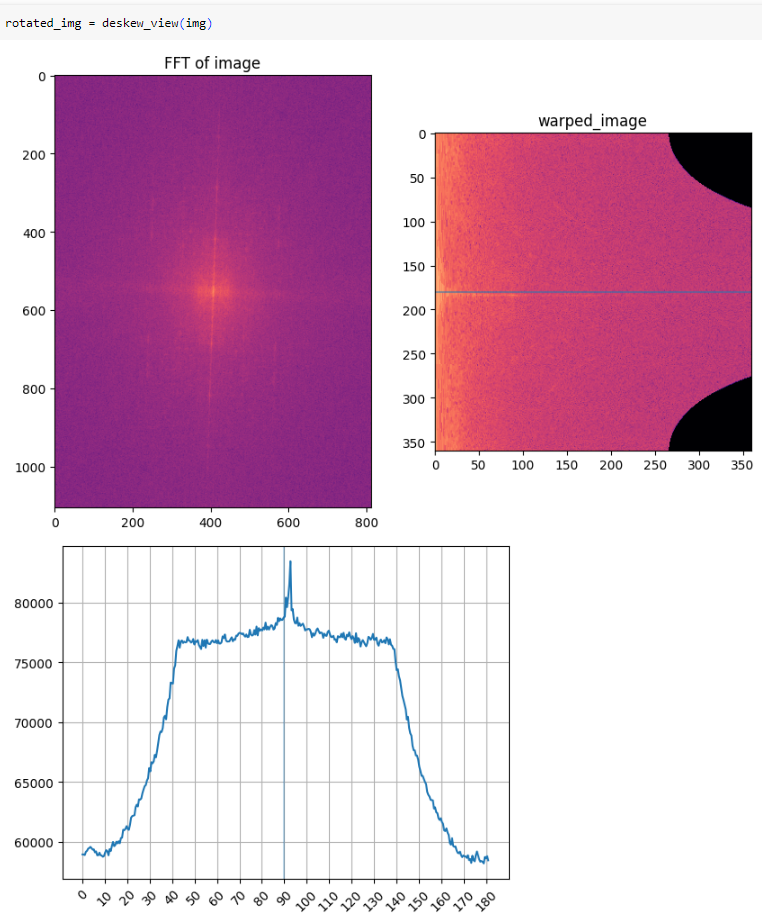
#> input picture deskewer.png, 762 x 914 px
$ python -i deskewer.py   (imports and definitions only)
#> lines starting #> are read from the running program, lines starting #| are printed output that depends on the picture; after the words box and inside, x2 and y2 are one past the last pixel; in counts of white or black regions, pixels touching at a corner belong together
#> further down, picture is the input picture: shape (914, 762, 3); mean B, G, R 203.3, 180.7, 218.7
import cv2 as cv
import numpy as np
import matplotlib.pyplot as plt
from skimage.transform import warp_polar

def rotate_image(image, angle):
  ''' поворот изображение без отсечения '''
  h, w = image.shape[:2]
  # left = int((np.sqrt(h ** 2 + w ** 2) - w) / 2)
  # image = cv.copyMakeBorder(image, left, left, left, left, cv.BORDER_CONSTANT, None, (0,0,0))

  image_center = tuple(np.array(image.shape[1::-1]) / 2)
  rot_mat = cv.getRotationMatrix2D(image_center, angle, 1.0)

  cos = np.abs(rot_mat[0, 0])
  sin = np.abs(rot_mat[0, 1])
  # compute the new bounding dimensions of the image
  nW = int((h * sin) + (w * cos))
  nH = int((h * cos) + (w * sin))
  # adjust the rotation matrix to take into account translation
  rot_mat[0, 2] += (nW / 2) - image_center[0]
  rot_mat[1, 2] += (nH / 2) - image_center[1]

  result = cv.warpAffine(image, rot_mat, (nW, nH), flags=cv.INTER_LINEAR, borderMode=cv.BORDER_REPLICATE)

  return result


def deskew_view(img, trim = True):
  '''
  text deskewing for OCR using a FFT with visualisation
  :param img: img as openCV np.array
  :param trim: whether to trim fields leaving center of image only
  :return: angle to deskew img
  '''
#> called with trim = True

  ACCURACY = 0.5
  orig = img

  if trim:
    h, w = img.shape[:2]
#> h = 914; w = 762
    delta_h = int(h * 0.3)
#> delta_h = 274
    delta_w = int(w * 0.3)
#> delta_w = 228
    img = img[delta_h: h - delta_h, delta_w: w - delta_w]         # отбрасываю поля

  bw = cv.cvtColor(img, cv.COLOR_BGR2GRAY)
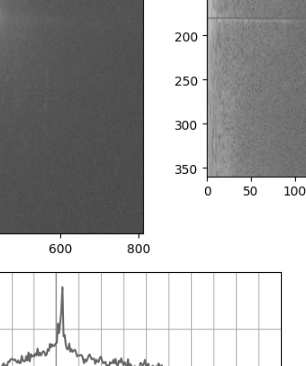
#> bw: shape (366, 306); min 6, max 255, mean 178.3
  binary = cv.threshold(bw, 0, 255, cv.THRESH_BINARY | cv.THRESH_OTSU)[1]
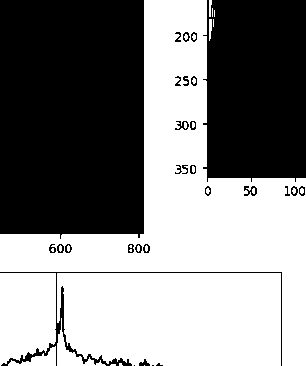
#> binary: shape (366, 306); 52.4% white; 29 black regions (3 under 20 px), largest, box (x1, y1, x2, y2) and area: (0, 0, 144, 239) 33710, (203, 0, 306, 182) 17542, (0, 272, 282, 366) 1203

  dft = cv.dft(np.float32(binary), flags=cv.DFT_COMPLEX_OUTPUT)
  dft_shift = np.fft.fftshift(dft)
  magnitude_spectrum = 20 * np.log(cv.magnitude(dft_shift[:, :, 0], dft_shift[:, :, 1]))
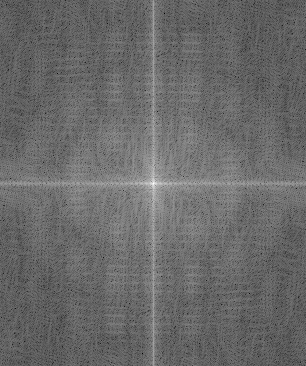
#> magnitude_spectrum: shape (366, 306) float32; min 54.47, max 330.4, mean 169.2; drawn with min black and max white

  shape = magnitude_spectrum.shape
#> shape = (366, 306)
  radius = shape[0] // 2 - 1
#> radius = 182
  warped_image_fs = warp_polar(magnitude_spectrum, radius=radius, output_shape= (360/ACCURACY, 360),
                              scaling = 'linear', order=0) # точность - 0,5 градуса
  warped_image_fs = warped_image_fs[: int(180/ACCURACY), :]  # only use half of FFT
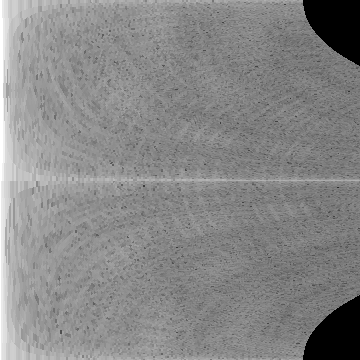
#> warped_image_fs: shape (360, 360) float32; min 0, max 330.4, mean 176.4; drawn with min black and max white

  vals = np.sum(warped_image_fs, axis = 1)
#> vals = 360 values, max 82696.2 at index 180, min 57885.9 at index 331, mean 63495

  sample_angles = np.linspace(0, 181, num = int(180/ACCURACY))

  fig = plt.figure(figsize=(10, 10))
  ax1 = fig.add_subplot(1,2,1)
  ax1.imshow(magnitude_spectrum, cmap='magma')
  ax1.title.set_text('FFT of image')

  ax2 = fig.add_subplot(1,2,2)
  ax2.imshow(warped_image_fs, cmap='magma')
  ax2.title.set_text('warped_image')
  ax2.axhline(180, alpha = 0.5)
  plt.show()

  plt.plot(sample_angles, vals)
  plt.axvline(90, alpha = 0.3)
  plt.xticks(np.arange(0,181,10), rotation=45)
  plt.grid()
  plt.show()
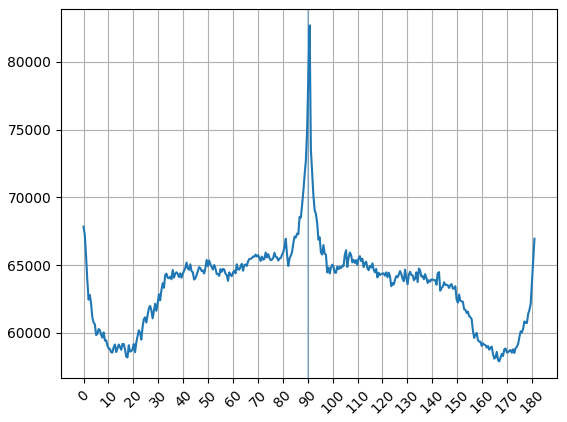
#> figure drawn by matplotlib, 1 panel; curve peaks at x = 90.75, y = 82696.2

  vals = vals[int(45/ACCURACY): int(135/ACCURACY)]                      # выбираем углы от 45 до 135
#> vals = 180 values, max 82696.2 at index 90, min 63434.3 at index 155, mean 65578.1
  rot_angle = 90 - (np.argmax(vals) / int(1/ACCURACY) + 45)
#> rot_angle = 0
  rotated_img = rotate_image(orig, -rot_angle)
#> in rotate_image, `rot_mat = cv.getRotationMatrix2D(image_center, angle, 1.0)`: rot_mat = [[1, 0, 0], [0, 1, 0]]
#> in rotate_image, `cos = np.abs(rot_mat[0, 0])`: cos = 1
#> in rotate_image, `sin = np.abs(rot_mat[0, 1])`: sin = 0
#> in rotate_image, `nW = int((h * sin) + (w * cos))`: nW = 762
#> in rotate_image, `nH = int((h * cos) + (w * sin))`: nH = 914

  print('angle: ', rot_angle)
#| angle:  0.0
  h_dif = rotated_img.shape[0] - img.shape[0]
#> h_dif = 548
  img_big = cv.copyMakeBorder(img, 0, h_dif, 0, 0 , cv.BORDER_CONSTANT, value=(255, 255, 255))
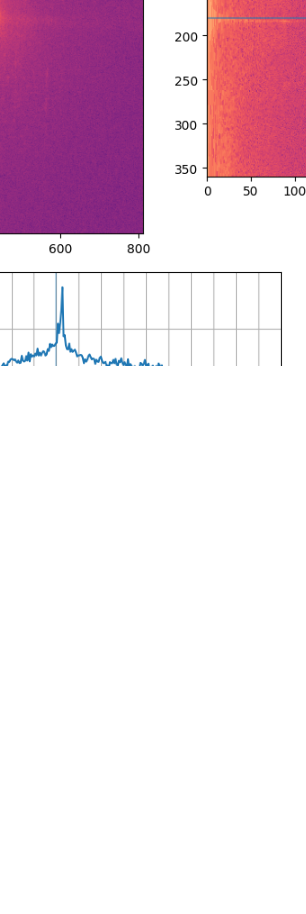
#> img_big: shape (914, 306, 3); mean of channels 0, 1, 2 228.2, 216.7, 237.6; drawn as B, G, R
  img_view = np.hstack((img_big, rotated_img))
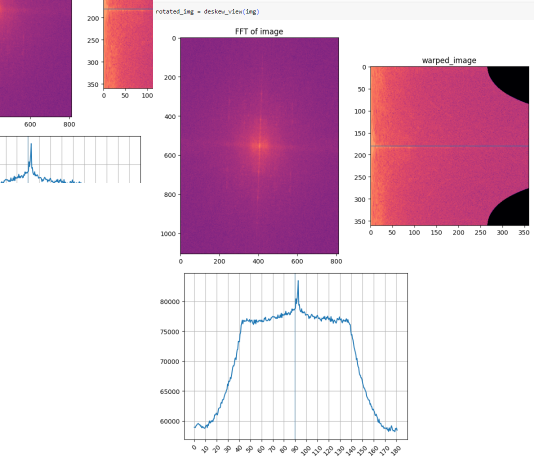
#> img_view: shape (914, 1068, 3) (shown at 1/2 size); mean of channels 0, 1, 2 210.4, 191.1, 224.1; drawn as B, G, R
  img_view = cv.cvtColor(img_view, cv.COLOR_BGR2RGB)
  plt.imshow(img_view)


  return rotated_img, rot_angle


def deskew(img: np.array, trim = True) -> float:
  '''
  text deskewing for OCR using a FFT
  :param img: img as openCV np.array
  :param trim: whether to trim fields leaving center of image only
  :return: angle to deskew img
  '''

  ACCURACY = 0.5

  if trim:
    h, w = img.shape[:2]
    delta_h = int(h * 0.3)
    delta_w = int(w * 0.3)
    img = img[delta_h: h - delta_h, delta_w: w - delta_w]         # отбрасываю поля

  bw = cv.cvtColor(img, cv.COLOR_BGR2GRAY)
  binary = cv.threshold(bw, 0, 255, cv.THRESH_BINARY | cv.THRESH_OTSU)[1]

  dft = cv.dft(np.float32(binary), flags=cv.DFT_COMPLEX_OUTPUT)
  dft_shift = np.fft.fftshift(dft)
  magnitude_spectrum = 20 * np.log(cv.magnitude(dft_shift[:, :, 0], dft_shift[:, :, 1]))

  shape = magnitude_spectrum.shape
  radius = shape[0] // 2 - 1
  warped_image_fs = warp_polar(magnitude_spectrum, radius=radius, output_shape= (360/ACCURACY, 360),
                              scaling = 'linear', order=0) # точность - 0,5 градуса
  warped_image_fs = warped_image_fs[: int(180/ACCURACY), :]  # only use half of FFT

  vals = np.sum(warped_image_fs, axis = 1)

  vals = vals[int(45/ACCURACY): int(135/ACCURACY)]                      # angles from 45 to 135
  rot_angle = 90 - (np.argmax(vals) / int(1/ACCURACY) + 45)

  return rot_angle


>>> import cv2
>>> picture = cv2.imread('deskewer.png')
>>> result = deskew_view(picture)
